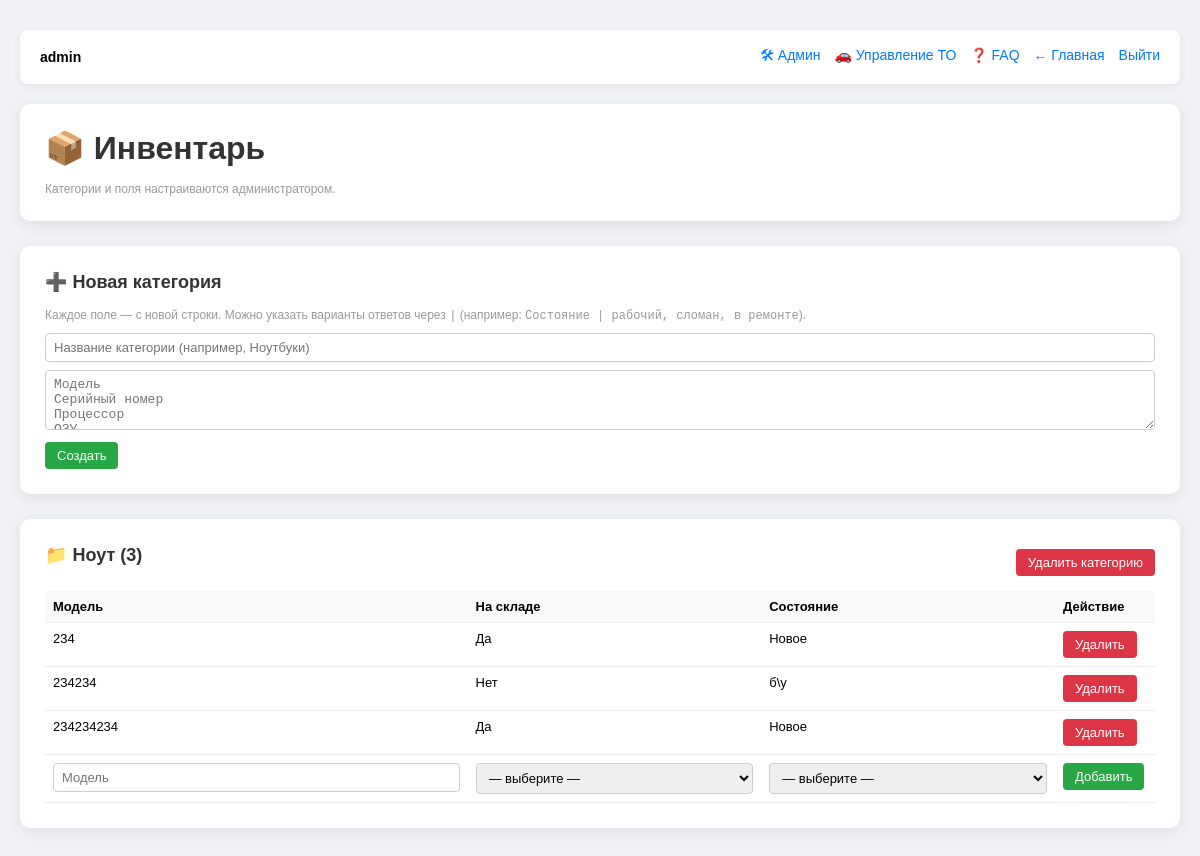
The page /inventory (signed in) on the database its author committed.
### tables this page shows
CREATE TABLE inventory_categories (
            id     INTEGER PRIMARY KEY AUTOINCREMENT,
            name   TEXT UNIQUE NOT NULL,
            fields TEXT NOT NULL DEFAULT '[]'
        );

CREATE TABLE inventory_items (
            id          INTEGER PRIMARY KEY AUTOINCREMENT,
            category_id INTEGER NOT NULL,
            data        TEXT NOT NULL DEFAULT '{}',
            created_at  TEXT NOT NULL DEFAULT ''
        );

### app.py (the view)
@app.route('/inventory')
@inventory_required
def inventory():
    cats = []
    for cat in get_categories():
        items = get_items(cat[0])
        cats.append({
            'id': cat[0],
            'name': cat[1],
            'fields': json.loads(cat[2]),
            'rows': [
                {'id': it[0], 'data': json.loads(it[1]), 'created_at': it[2]}
                for it in items
            ],
        })
    return render_template(
        'inventory.html',
        categories=cats,
        can_edit=has_any_role(session.get('roles', []), ADMIN_ROLES),
    )

### app.py (called while the page is built)
def get_categories():
    conn = sqlite3.connect(DB_NAME)
    rows = conn.execute(
        'SELECT id, name, fields FROM inventory_categories ORDER BY name'
    ).fetchall()
    conn.close()
    return rows

def get_items(category_id):
    conn = sqlite3.connect(DB_NAME)
    rows = conn.execute(
        'SELECT id, data, created_at FROM inventory_items '
        'WHERE category_id = ? ORDER BY id', (category_id,)
    ).fetchall()
    conn.close()
    return rows

def has_any_role(user_roles, roles):
    return any(r in user_roles for r in roles)

def inventory_required(func):
    @wraps(func)
    def wrapper(*args, **kwargs):
        if not has_any_role(session.get('roles', []), ('inventory',) + ADMIN_ROLES):
            return redirect(url_for('index'))
        return func(*args, **kwargs)
    return wrapper

### templates/inventory.html (shortened to what this page needs)
<!DOCTYPE html>
<html lang="ru">
<head>
</head>
<body>
  <div class="container">
    <div class="topbar">
      <span><b>{{ session.username }}</b></span>
      <span>
        {% if 'admin' in session.roles or 'super_admin' in session.roles %}
          <a href="/admin">🛠 Админ</a>
        {% endif %}
        <a href="/to">🚗 Управление ТО</a>
        <a href="/faq">❓ FAQ</a>
        <a href="/">← Главная</a>
        <a href="/logout">Выйти</a>
      </span>
    </div>
    <div class="card">
      <h1>📦 Инвентарь</h1>
      <p class="muted">Категории и поля настраиваются администратором.</p>
    </div>
    {% if can_edit %}
      <div class="card">
        <h2>➕ Новая категория</h2>
        <p class="muted" style="margin-bottom:10px;">
          Каждое поле — с новой строки. Можно указать варианты ответов через <code>|</code> (например: <code>Состояние | рабочий, сломан, в ремонте</code>).
        </p>
        <form action="/inventory/category/add" method="POST">
          <div class="form-row" style="margin-bottom:8px;">
            <div>
              <input type="text" name="name" placeholder="Название категории (например, Ноутбуки)" required>
            </div>
          </div>
          <textarea name="fields" placeholder="Модель
Серийный номер
Процессор
ОЗУ
Дата покупки
Состояние | рабочий, сломан, в ремонте" required></textarea>
          <button type="submit" class="btn btn-save" style="margin-top:8px;">Создать</button>
        </form>
      </div>
    {% endif %}
    {% for cat in categories %}
      <div class="card">
        <div class="category-header">
          <h2>📁 {{ cat.name }} ({{ cat.rows|length }})</h2>
          {% if can_edit %}
            <form action="/inventory/category/delete/{{ cat.id }}" method="POST"
                  onsubmit="return confirm('Удалить категорию и все записи?')">
              <button type="submit" class="btn btn-delete">Удалить категорию</button>
            </form>
          {% endif %}
        </div>
        <table>
          <thead>
            <tr>
              {% for f in cat.fields %}<th>{{ f.name }}</th>{% endfor %}
              <th style="width:100px">Действие</th>
            </tr>
          </thead>
          <tbody>
            {% for item in cat.rows %}
              <tr>
                {% for f in cat.fields %}
                  <td>{{ item.data.get(f.name, '') }}</td>
                {% endfor %}
                <td>
                  <form action="/inventory/item/delete/{{ item.id }}" method="POST"
                        onsubmit="return confirm('Удалить?')">
                    <button type="submit" class="btn btn-delete">Удалить</button>
                  </form>
                </td>
              </tr>
            {% endfor %}
            <tr>
              <form action="/inventory/item/add/{{ cat.id }}" method="POST">
                {% for f in cat.fields %}
                  <td>
                    {% if f.options %}
                      <select name="f_{{ loop.index0 }}">
                        <option value="">— выберите —</option>
                      </select>
                    {% else %}
                      <input type="text" name="f_{{ loop.index0 }}" placeholder="{{ f.name }}">
                    {% endif %}
                  </td>
                {% endfor %}
                <td><button type="submit" class="btn btn-save">Добавить</button></td>
              </form>
            </tr>
          </tbody>
        </table>
      </div>
    {% endfor %}
  </div>
</body>
</html>

### templates/inventory.html (style rules this page uses)
* { margin: 0; padding: 0; box-sizing: border-box; }
body { font-family: Arial, sans-serif; background: #f0f2f5; padding: 30px 20px; }
.container { max-width: 1200px; margin: 0 auto; }
.topbar { display: flex; justify-content: space-between; align-items: center; background: white; padding: 15px 20px; border-radius: 8px; box-shadow: 0 2px 8px rgba(0,0,0,0.06); margin-bottom: 20px; font-size: 14px; }
.topbar a { color: #007bff; text-decoration: none; margin-left: 10px; }
.card { background: white; padding: 25px; border-radius: 10px; box-shadow: 0 4px 15px rgba(0,0,0,0.08); margin-bottom: 25px; }
h1, h2, h3 { color: #333; margin-bottom: 15px; }
h2 { font-size: 18px; }
table { width:100%; border-collapse:collapse; margin-top:10px; }
th,td { padding:8px; border-bottom:1px solid #eee; font-size:13px; vertical-align:top; text-align:left; }
th { background:#f8f9fa; }
input[type=text], textarea, select { width:100%; padding:6px 8px; border:1px solid #ccc; border-radius:4px; font-size:13px; }
textarea { min-height: 60px; resize:vertical; }
.btn { padding:6px 12px; border:none; border-radius:4px; cursor:pointer; font-size:13px; color:white; }
.btn-save { background:#28a745; }
.btn-delete { background:#dc3545; }
.form-row { display:flex; gap:8px; align-items:start; }
.form-row > div { flex:1; }
.muted { color:#999; font-size:12px; }
.category-header { display: flex; justify-content: space-between; align-items: center; margin-bottom: 10px; }

### rows shown on the page
inventory_categories: name "Ноут", rows|length "3", name "Модель" "На складе" "Состояние", name "Модель"
inventory_items: data.get "234" "Да" "Новое"
inventory_items: data.get "234234" "Нет" "б\\у"
inventory_items: data.get "234234234" "Да" "Новое"

### other values the page prints
{{ session.username }} "admin"
